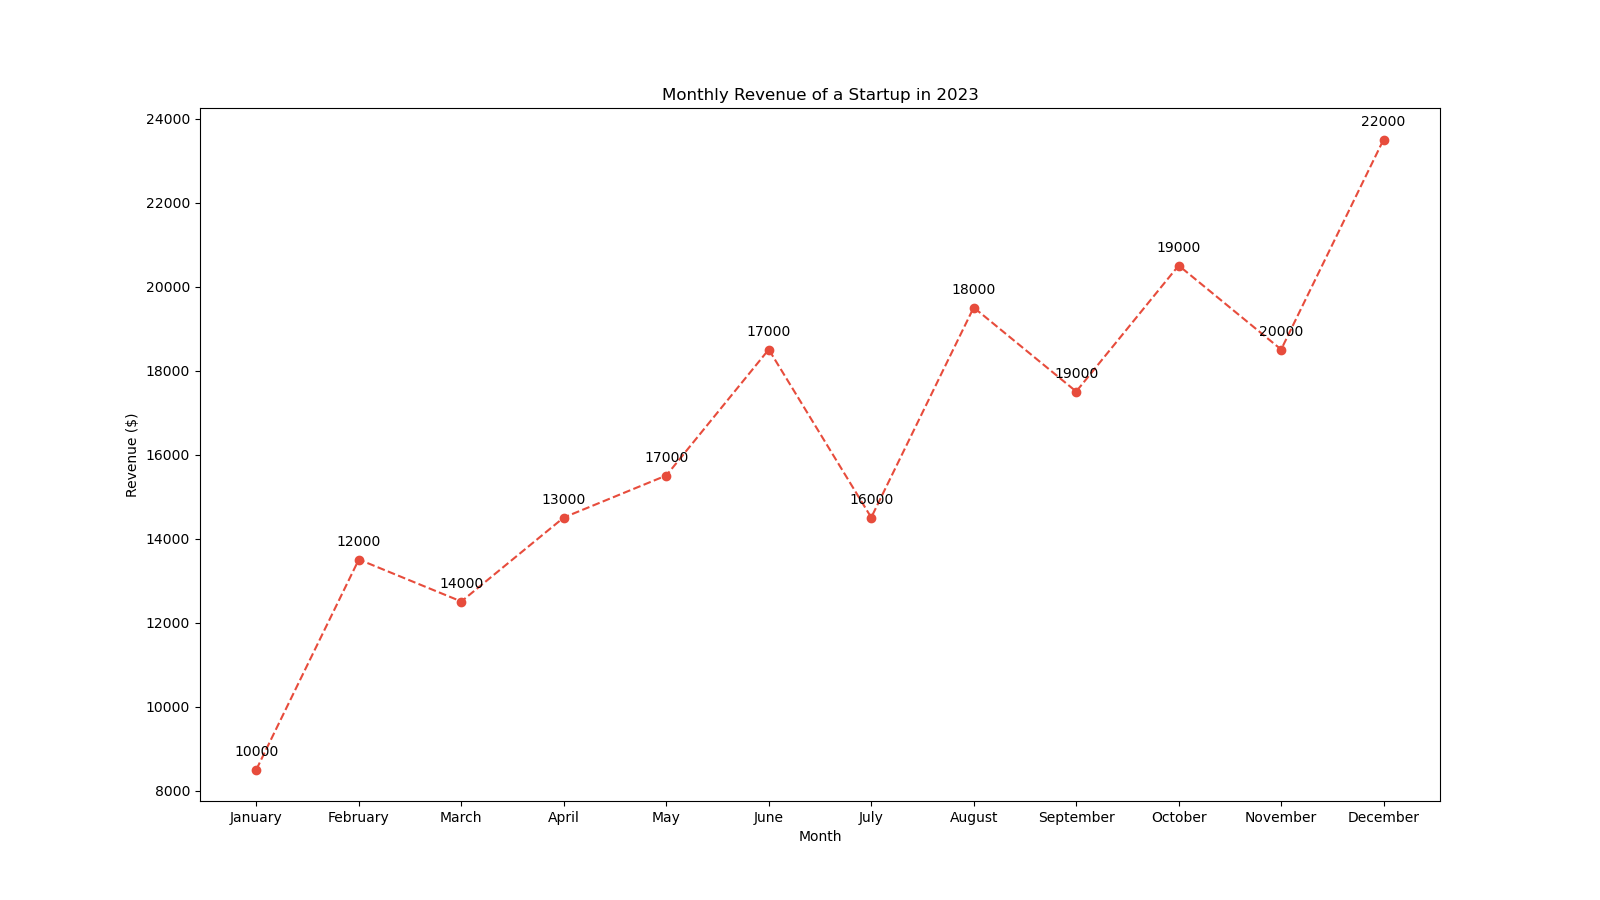

Write the Python code that produced this figure.

import matplotlib.pyplot as plt

# Data
months = ['January', 'February', 'March', 'April', 'May', 'June', 'July', 'August', 'September', 'October', 'November', 'December']
revenue = [10000, 12000, 14000, 13000, 15000, 17000, 16000, 18000, 19000, 21000, 20000, 22000]

# Changes to data to enrich visualization
revenue[4] += 2000  # May
revenue[-3] -= 2000  # October

# Modify color scheme with color codes, change figure size, change trend by adjusting the scores
plt.figure(figsize=(16, 9))
plt.plot(months, [rev - 1500 if i % 2 == 0 else rev + 1500 for i, rev in enumerate(revenue)], 
         color='#e74c3c', marker='o', linestyle='--')  # Adjusted trend with color code

# Adding labels with annotations
for i, (month, rev) in enumerate(zip(months, revenue)):
    adjusted_rev = rev - 1500 if i % 2 == 0 else rev + 1500
    plt.annotate(f'{rev}', (month, adjusted_rev), textcoords="offset points", xytext=(0,10), ha='center')

# Adding title and labels
plt.title('Monthly Revenue of a Startup in 2023')
plt.xlabel('Month')
plt.ylabel('Revenue ($)')

# Display chart
plt.show()
